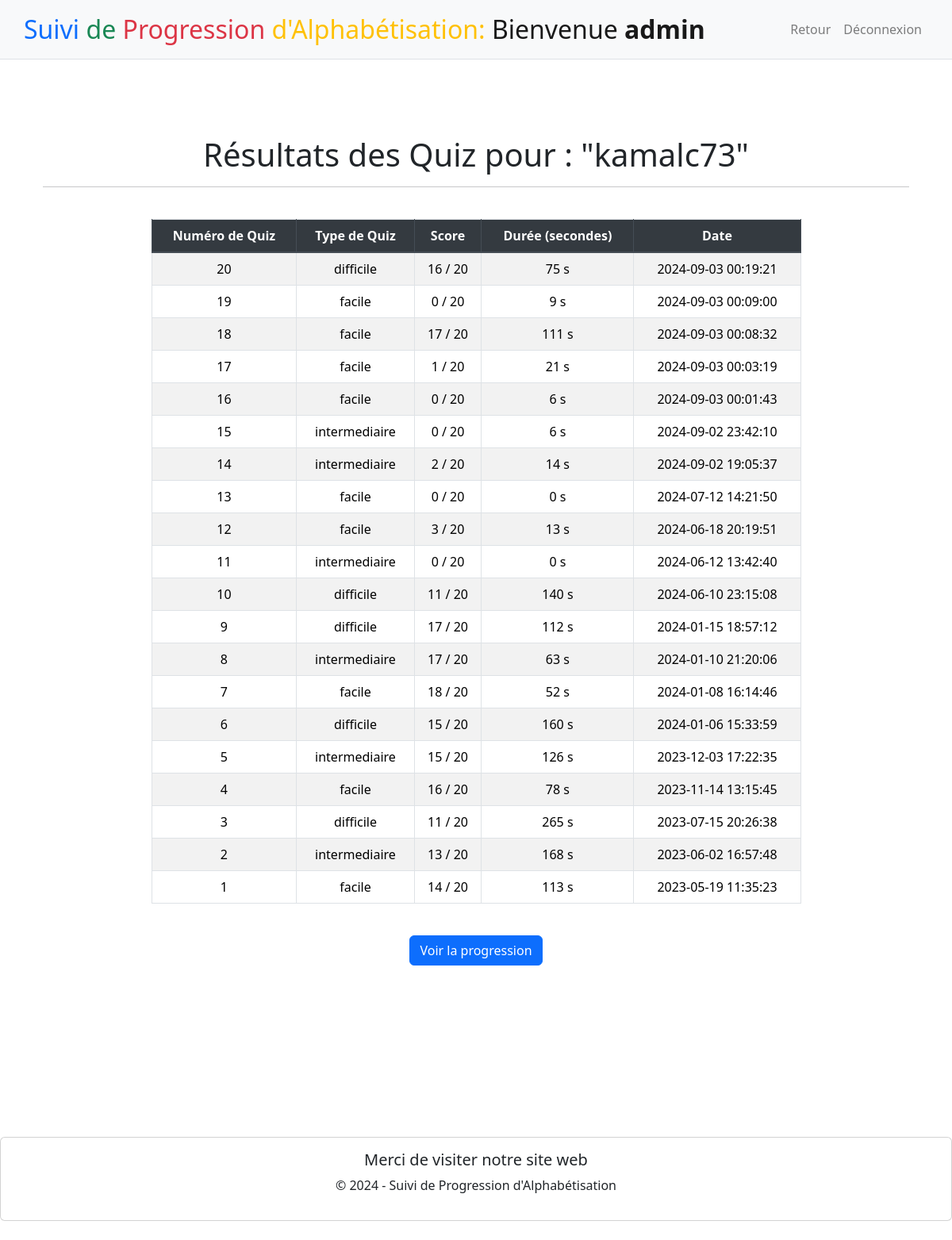
/userResultat?id=2 (signed in), run on the app's committed database.
### tables this page shows
CREATE TABLE user (
    id INTEGER PRIMARY KEY AUTOINCREMENT,
    username VARCHAR(25) NOT NULL UNIQUE,
    password VARCHAR(25) NOT NULL,
    type VARCHAR(10) NOT NULL
);

CREATE TABLE "quiz" (
    id INTEGER PRIMARY KEY AUTOINCREMENT,
    type TEXT NOT NULL,
    datetime DATETIME NOT NULL,
    duree INTEGER,
    score INTEGER,
    id_user INTEGER,
    FOREIGN KEY (id_user) REFERENCES user(id)
);

### app.py (the view)
@app.route("/userResultat", methods=["GET"])
def userResultat():
    if 'user_id' in session:
        user_id = request.args.get("id")
        if not user_id:
            return redirect(url_for('home'))
        conn = sqlite3.connect('database.db')
        cursor = conn.cursor()
        cursor.execute("SELECT username FROM user WHERE id = ?", (user_id,))
        user = cursor.fetchone()
        cursor.execute("SELECT username FROM user WHERE id = ?", (session['user_id'],))
        admin = cursor.fetchone()
        if user:
            username = user[0]
            adname = admin[0]
            cursor.execute("SELECT type, score, duree, datetime FROM quiz WHERE id_user = ? ORDER BY datetime DESC", (user_id,))
            quizzes = cursor.fetchall()
            conn.close()
            return render_template("voirResults.html", admin=adname, username=username, quizzes=quizzes)
        else:
            conn.close()
            return redirect(url_for('home'))
    else:
        return redirect(url_for('home'))

### templates/voirResults.html (shortened to what this page needs)
{% extends "layout.html" %}
{% block navLink %}
    <li class="nav-item">
        <a class="nav-link" href="{{ url_for('home') }}">Retour</a>
    </li>
{% endblock %}
{% block welcome %}
    {% if admin %}
        <span>Bienvenue <b>{{ admin }}</b></span>
    {% endif %}
{% endblock %}
{% block main %}
    <div class="container mt-5">
        <h1 class="text-center">Résultats des Quiz pour : "{{ username }}"</h1>
        <hr>
        <div class="table-container">
            {% if quizzes %}
                <table class="table table-striped table-bordered mt-4 quiz-table">
                    <thead class="thead-dark">
                        <tr>
                            <th scope="col">Numéro de Quiz</th>
                            <th scope="col">Type de Quiz</th>
                            <th scope="col">Score</th>
                            <th scope="col">Durée (secondes)</th>
                            <th scope="col">Date</th>
                        </tr>
                    </thead>
                    <tbody>
                        {% set quizzes_length = quizzes|length %}
                        {% for index in range(1, quizzes_length + 1) %}
                        <tr>
                            <td>{{ quizzes_length - index + 1 }}</td>
                            <td>{{ quizzes[index - 1][0] }}</td>
                            <td>{{ quizzes[index - 1][1] }} / 20</td>
                            <td>{{ quizzes[index - 1][2] }} s</td>
                            <td>{{ quizzes[index - 1][3] }}</td>
                        </tr>
                        {% endfor %}
                    </tbody>
                </table>
            {% endif %}
        </div>
    </div>
    <div class="text-center mt-4">
        <form action="{{ url_for('voirProgression') }}" method="GET">
            <button type="submit" class="btn btn-primary">Voir la progression</button>
        </form>
    </div>
{% endblock %}

### templates/voirResults.html (style rules this page uses)
.table-container { display: flex; justify-content: center; }
.quiz-table { max-width: 75%; width: 100%; }

### data on the page
user: username "admin"
user: username "kamalc73"
quiz: type "difficile", score "16", duree "75", datetime "2024-09-03 00:19:21"
quiz: type "facile", score "0", duree "9", datetime "2024-09-03 00:09:00"
quiz: type "facile", score "17", duree "111", datetime "2024-09-03 00:08:32"
quiz: type "facile", score "1", duree "21", datetime "2024-09-03 00:03:19"
quiz: type "facile", score "0", duree "6", datetime "2024-09-03 00:01:43"
quiz: type "intermediaire", score "0", duree "6", datetime "2024-09-02 23:42:10"
quiz: type "intermediaire", score "2", duree "14", datetime "2024-09-02 19:05:37"
quiz: type "facile", score "0", duree "0", datetime "2024-07-12 14:21:50"
quiz: type "facile", score "3", duree "13", datetime "2024-06-18 20:19:51"
quiz: type "intermediaire", score "0", duree "0", datetime "2024-06-12 13:42:40"
quiz: type "difficile", score "11", duree "140", datetime "2024-06-10 23:15:08"
quiz: type "difficile", score "17", duree "112", datetime "2024-01-15 18:57:12"
quiz: type "intermediaire", score "17", duree "63", datetime "2024-01-10 21:20:06"
quiz: type "facile", score "18", duree "52", datetime "2024-01-08 16:14:46"
quiz: type "difficile", score "15", duree "160", datetime "2024-01-06 15:33:59"
quiz: type "intermediaire", score "15", duree "126", datetime "2023-12-03 17:22:35"
quiz: type "facile", score "16", duree "78", datetime "2023-11-14 13:15:45"
quiz: type "difficile", score "11", duree "265", datetime "2023-07-15 20:26:38"
quiz: type "intermediaire", score "13", duree "168", datetime "2023-06-02 16:57:48"
quiz: type "facile", score "14", duree "113", datetime "2023-05-19 11:35:23"

### other printed values
{{ quizzes_length - index + 1 }} "20" "19" "18" "17" "16" "15" "14" "13" "12" "11" "10" "9" "8" "7" "6" "5" "4" "3" "2" "1"
